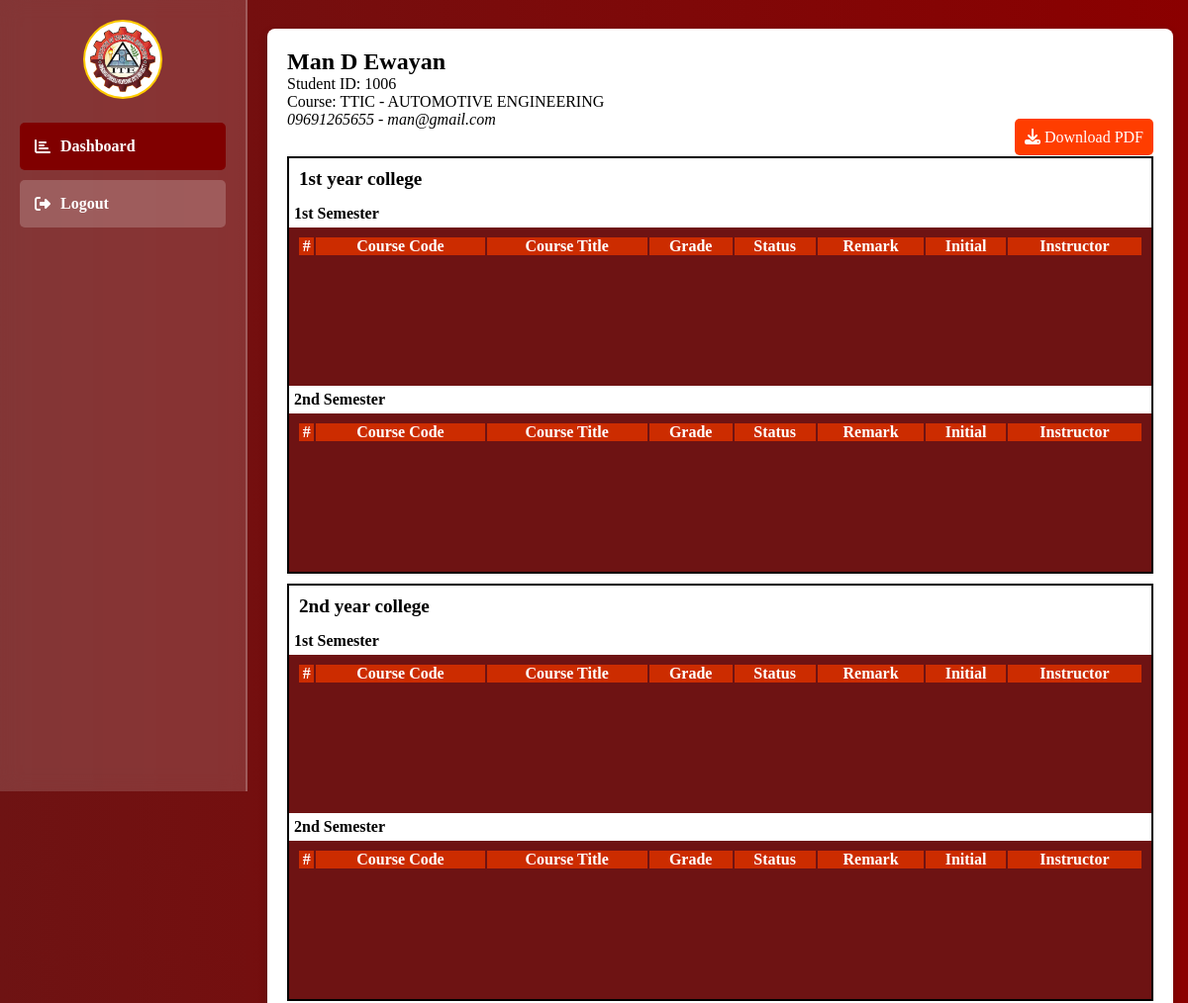
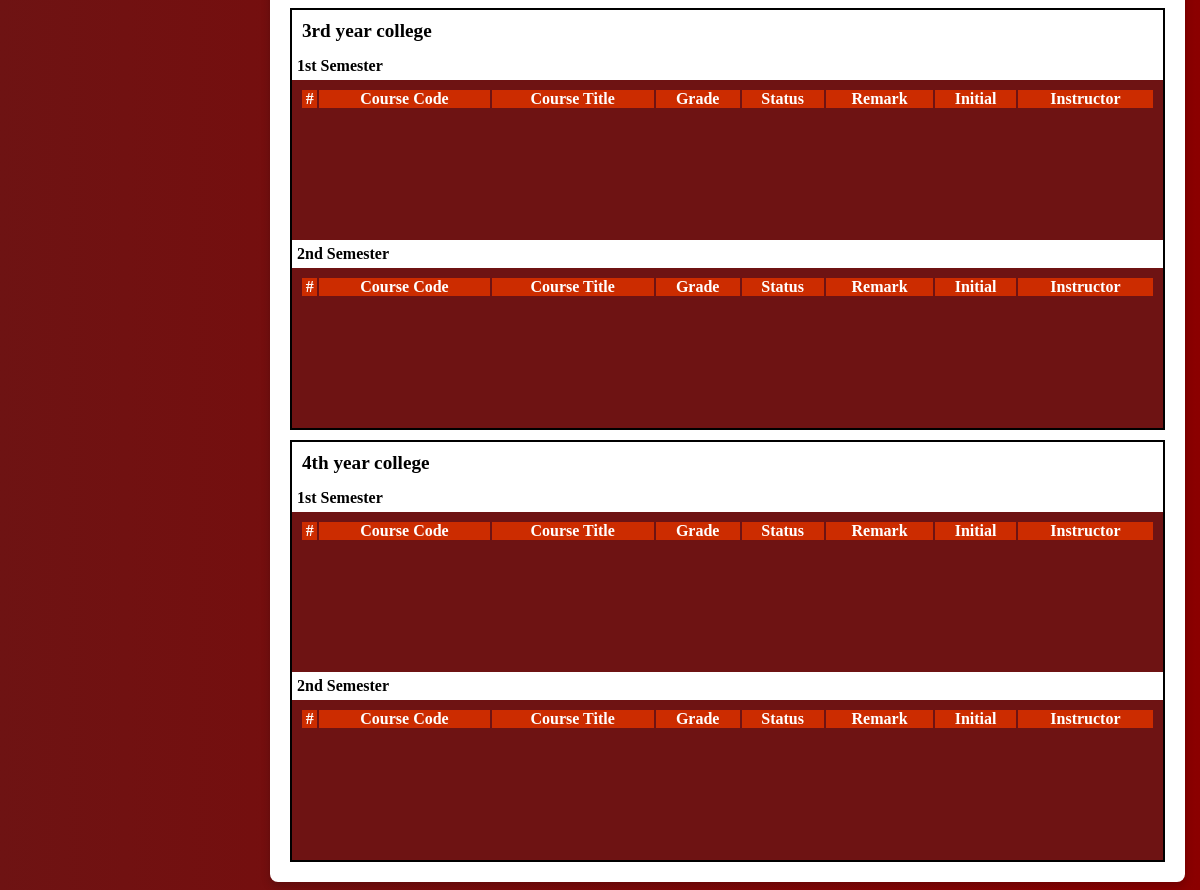
The page /student (signed in) on the database as committed earlier (2 pictures, top to bottom).
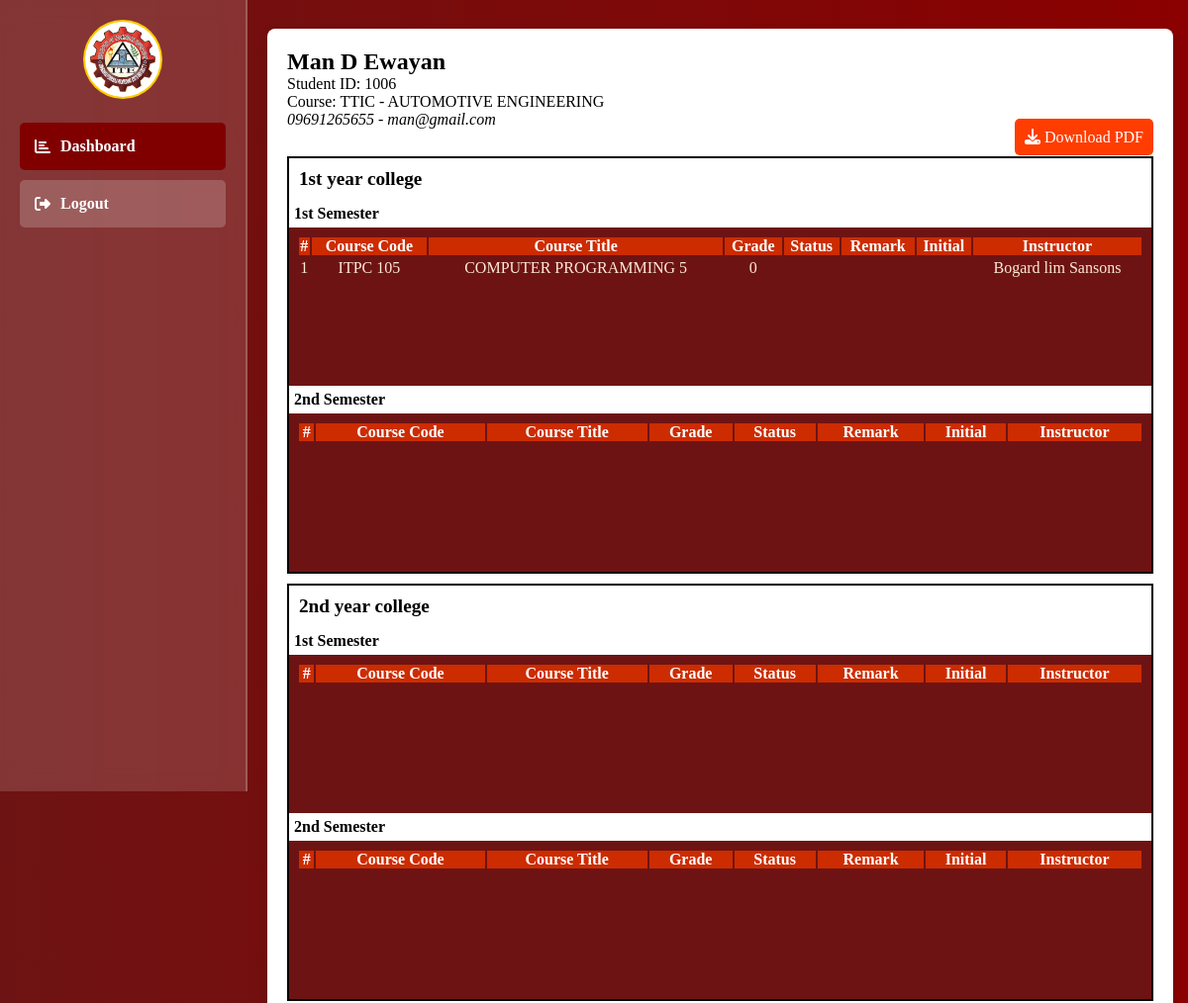
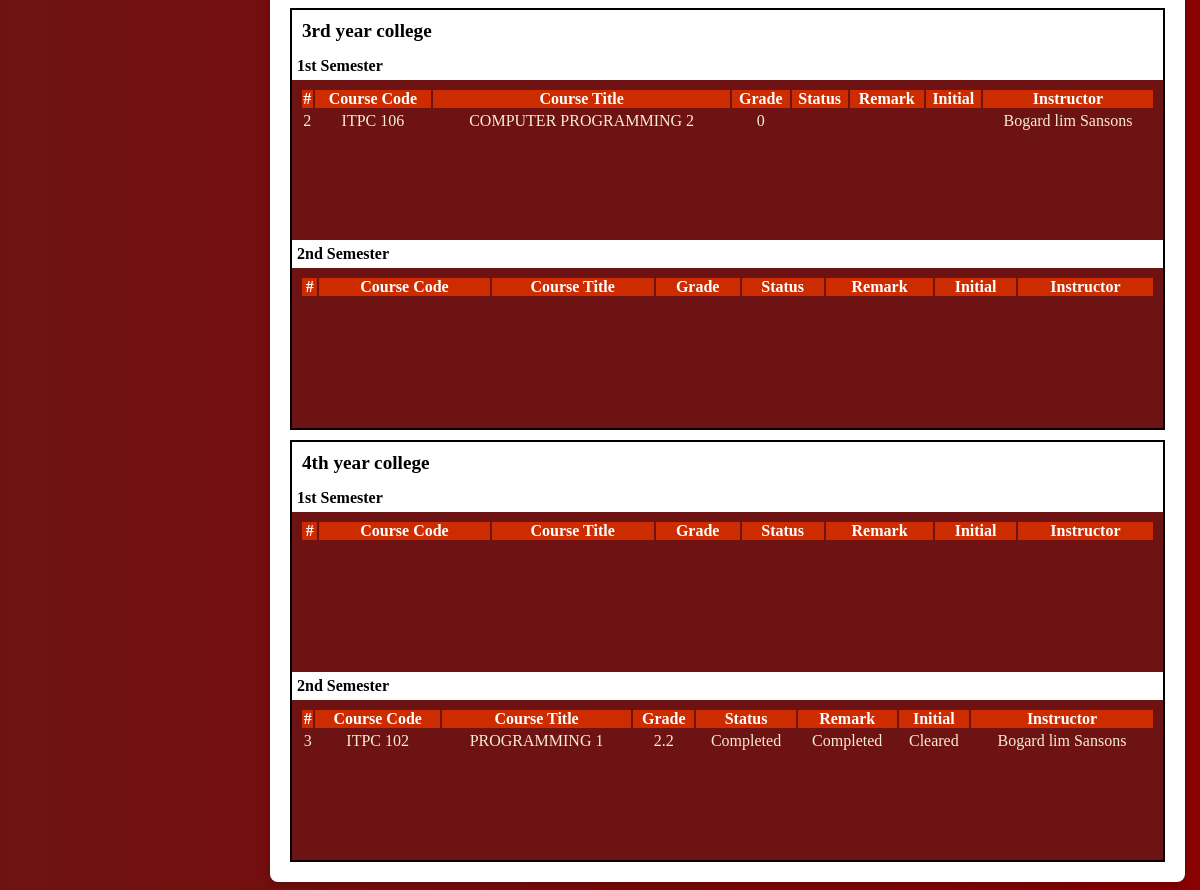
The same page on the database as committed later (2 pictures, top to bottom).
### tables this page shows
CREATE TABLE `students` (
  `id` int(11) NOT NULL,
  `student_code` varchar(100) DEFAULT NULL,
  `fname` varchar(100) NOT NULL,
  `mname` varchar(100) NOT NULL,
  `lname` varchar(100) NOT NULL,
  `profile` varchar(255) NOT NULL,
  `school_year` varchar(100) NOT NULL,
  `program` varchar(100) NOT NULL,
  `course` varchar(100) NOT NULL,
  `levels` int(10) NOT NULL,
  `section_id` int(11) DEFAULT NULL,
  `contact` varchar(20) NOT NULL,
  `email` varchar(100) NOT NULL,
  `verify` varchar(50) NOT NULL
);

CREATE TABLE `student_with_subjects` (
  `id` int(11) NOT NULL,
  `student_id` int(11) NOT NULL,
  `teacher_id` int(100) NOT NULL,
  `semester` int(11) NOT NULL,
  `program_id` varchar(10) NOT NULL,
  `school_year` varchar(100) NOT NULL,
  `subject_code` varchar(100) NOT NULL,
  `subject_name` varchar(100) NOT NULL,
  `college_level` varchar(100) NOT NULL,
  `teacher_name` varchar(100) NOT NULL,
  `grade` double NOT NULL,
  `status` varchar(100) NOT NULL,
  `remark` varchar(100) NOT NULL,
  `final` varchar(100) NOT NULL,
  `created_at` datetime NOT NULL DEFAULT current_timestamp()
);

### student/student_function.php (called while the page is built, shortened)
<?php
include "../db_connect.php";
function getMyId($id)
{
    global $pdo;
    $id = intval($id);
    try {
        $sql = "SELECT s.*,
        CONCAT(s.lname, ' ', s.mname, ' ', s.fname) AS student_name
        FROM students s WHERE id = ?";
        $stmt = $pdo->prepare($sql);
        $stmt->execute([$id]);
        return $stmt->fetch();
    } catch (PDOException $e) {
        echo 'Error: ' . $e->getMessage();
        return [];
    }
}
function getSubject3($id)
{
    global $pdo;
    $sql = "SELECT * FROM student_with_subjects WHERE student_id = ?";
    try {
        $stmt = $pdo->prepare($sql);
        $stmt->execute([$id]);
        return $stmt->fetchAll();
    } catch (PDOException $e) {
        echo 'Error: ' . $e->getMessage();
        return [];
    }
}
function getTeacherById($id)
{
    global $pdo;
    try {
        $stmt = $pdo->prepare(" SELECT id, CONCAT(lname, ' ',mname, ' ',fname) AS teacher_name FROM teachers WHERE id = ? ");
        $stmt->execute([$id]);
        return $stmt->fetch(PDO::FETCH_ASSOC);
    } catch (PDOException $e) {
        error_log("Database Error: " . $e->getMessage());
        return [];
    }
}
?>

### student/index.php (the view, shortened to what the rows shown need)
<?php
include "../db_connect.php";
include "./student_function.php";
$student_id = $_SESSION['student_id'];
?>
<!DOCTYPE html>
<html lang="en">
<head>
    <link rel="stylesheet" href="https://cdnjs.cloudflare.com/ajax/libs/font-awesome/6.2.0/css/all.css">
</head>
<body>
    <div class="content">
        <div class="dashboard-container">
            <?php $student = getMyId($student_id) ?>
            <?php if ($student) { ?>
                <div class="modal">
                    <div class="modal-content">
                        <h2 id="programTitle"><?php echo htmlspecialchars($student['student_name']) ?></h2>
                        <span id=" sy">Student ID: <?php echo $student['student_code']; ?></span><br>
                        <span id="course">Course: <?php echo $student['program']; ?> -
                            <?php echo $student['course']; ?></span><br>
                        <span id="course"><i><?php echo $student['contact']; ?> -
                                <?php echo $student['email']; ?></i></span>
                    <?php } ?>
                    <div style="text-align: end; ">
                        <a href="download_pdf.php" class="btn"
                            style="background-color: #ff3d00; color: white; padding: 10px; border-radius: 5px; text-decoration: none;">
                        </a>
                    </div>
                    <div class="line-box">
                        <h2 class="year_level">1st year college</h2>
                        <p class="semester">1st Semester</p>
                        <div class="table_content" style="text-align:center;">
                            <table>
                                <tr>
                                    <th>#</th>
                                    <th>Course Code</th>
                                    <th>Course Title</th>
                                    <th>Grade</th>
                                    <th>Status</th>
                                    <th>Remark</th>
                                    <th>Initial</th>
                                    <th>Instructor</th>
                                </tr>
                                <tbody id="subjectList1">
                                    <tr class="programRow">
                                        <?php $subject = getSubject3($student_id) ?>
                                        <?php foreach ($subject as $index => $row) { ?>
                                            <?php if ($row['semester'] == '1' && $row['college_level'] == '1') { ?>
                                            <tr>
                                                <td><?php echo $index + 1; ?></td>
                                                <td><?php echo $row['subject_code']; ?></td>
                                                <td><?php echo $row['subject_name']; ?></td>
                                                <td><?php echo $row['grade']; ?></td>
                                                <td><?php echo $row['status']; ?></td>
                                                <td><?php echo $row['remark']; ?></td>
                                                <td><?php echo $row['final']; ?></td>
                                                <?php $teacher = getTeacherById($row['teacher_id']); ?>
                                                <td><?php echo $teacher['teacher_name']; ?></td>
                                            </tr>
                                        <?php }
                                        } ?>
                                    </tr>
                                </tbody>
                            </table>
                        </div>
                        <p class="semester">2nd Semester</p>
                        <div class="table_content" style="text-align:center;">
                            <table>
                                <tr>
                                    <th>#</th>
                                    <th>Course Code</th>
                                    <th>Course Title</th>
                                    <th>Grade</th>
                                    <th>Status</th>
                                    <th>Remark</th>
                                    <th>Initial</th>
                                    <th>Instructor</th>
                                </tr>
                            </table>
                        </div>
                    </div>
                    <div class="line-box">
                        <h2 class="year_level">2nd year college</h2>
                        <p class="semester">1st Semester</p>
                        <div class="table_content" style="text-align:center;">
                            <table>
                                <tr>
                                    <th>#</th>
                                    <th>Course Code</th>
                                    <th>Course Title</th>
                                    <th>Grade</th>
                                    <th>Status</th>
                                    <th>Remark</th>
                                    <th>Initial</th>
                                    <th>Instructor</th>
                                </tr>
                            </table>
                        </div>
                        <p class="semester">2nd Semester</p>
                        <div class="table_content" style="text-align:center;">
                            <table>
                                <tr>
                                    <th>#</th>
                                    <th>Course Code</th>
                                    <th>Course Title</th>
                                    <th>Grade</th>
                                    <th>Status</th>
                                    <th>Remark</th>
                                    <th>Initial</th>
                                    <th>Instructor</th>
                                </tr>
                            </table>
                        </div>
                    </div>
                    <div class="line-box">
                        <h2 class="year_level">3rd year college</h2>
                        <p class="semester">1st Semester</p>
                        <div class="table_content" style="text-align:center;">
                            <table>
                                <tr>
                                    <th>#</th>
                                    <th>Course Code</th>
                                    <th>Course Title</th>
                                    <th>Grade</th>
                                    <th>Status</th>
                                    <th>Remark</th>
                                    <th>Initial</th>
                                    <th>Instructor</th>
                                </tr>
                                <tbody id="subjectList1">
                                    <tr class="programRow">
                                        <?php $subject = getSubject3($student_id) ?>
                                        <?php foreach ($subject as $index => $row) { ?>
                                            <?php if ($row['semester'] == 1 && $row['college_level'] == 3) { ?>
                                            <tr>
                                                <td><?php echo $index + 1; ?></td>
                                                <td><?php echo $row['subject_code']; ?></td>
                                                <td><?php echo $row['subject_name']; ?></td>
                                                <td><?php echo $row['grade']; ?></td>
                                                <td><?php echo $row['status']; ?></td>
                                                <td><?php echo $row['remark']; ?></td>
                                                <td><?php echo $row['final']; ?></td>
                                                <?php $teacher = getTeacherById($row['teacher_id']); ?>
                                                <td><?php echo $teacher['teacher_name']; ?></td>
                                            </tr>
                                        <?php }
                                        } ?>
                                    </tr>
                                </tbody>
                            </table>
                        </div>
                        <p class="semester">2nd Semester</p>
                        <div class="table_content" style="text-align:center;">
                            <table>
                                <tr>
                                    <th>#</th>
                                    <th>Course Code</th>
                                    <th>Course Title</th>
                                    <th>Grade</th>
                                    <th>Status</th>
                                    <th>Remark</th>
                                    <th>Initial</th>
                                    <th>Instructor</th>
                                </tr>
                            </table>
                        </div>
                    </div>
                    <div class="line-box">
                        <h2 class="year_level">4th year college</h2>
                        <p class="semester">1st Semester</p>
                        <div class="table_content" style="text-align:center;">
                            <table>
                                <tr>
                                    <th>#</th>
                                    <th>Course Code</th>
                                    <th>Course Title</th>
                                    <th>Grade</th>
                                    <th>Status</th>
                                    <th>Remark</th>
                                    <th>Initial</th>
                                    <th>Instructor</th>
                                </tr>
                            </table>
                        </div>
                        <p class="semester">2nd Semester</p>
                        <div class="table_content" style="text-align:center;">
                            <table>
                                <tr>
                                    <th>#</th>
                                    <th>Course Code</th>
                                    <th>Course Title</th>
                                    <th>Grade</th>
                                    <th>Status</th>
                                    <th>Remark</th>
                                    <th>Initial</th>
                                    <th>Instructor</th>
                                </tr>
                                <tbody id="subjectList2">
                                    <tr class="programRow">
                                        <?php $subject = getSubject3($student_id) ?>
                                        <?php foreach ($subject as $index => $row) { ?>
                                            <?php if ($row['semester'] == 2 && $row['college_level'] == 4) { ?>
                                            <tr>
                                                <td><?php echo $index + 1; ?></td>
                                                <td><?php echo $row['subject_code']; ?></td>
                                                <td><?php echo $row['subject_name']; ?></td>
                                                <td><?php echo $row['grade']; ?></td>
                                                <td><?php echo $row['status']; ?></td>
                                                <td><?php echo $row['remark']; ?></td>
                                                <td><?php echo $row['final']; ?></td>
                                                <?php $teacher = getTeacherById($row['teacher_id']); ?>
                                                <td><?php echo $teacher['teacher_name']; ?></td>
                                            </tr>
                                        <?php }
                                        } ?>
                                    </tr>
                                </tbody>
                            </table>
                        </div>
                    </div>
                </div>
            </div>
</body>
</html>

Rows that differ between the two databases and show on the page:
added student_with_subjects: subject_code "ITPC 105", subject_name "COMPUTER PROGRAMMING 5", grade "0", teacher_name "Bogard lim Sansons", shown under "1st year college"
added student_with_subjects: subject_code "ITPC 106", subject_name "COMPUTER PROGRAMMING 2", grade "0", teacher_name "Bogard lim Sansons", shown under "3rd year college"
added student_with_subjects: subject_code "ITPC 102", subject_name "PROGRAMMING 1", grade "2.2", status "Completed", remark "Completed", final "Cleared", teacher_name "Bogard lim Sansons", shown under "4th year college"
